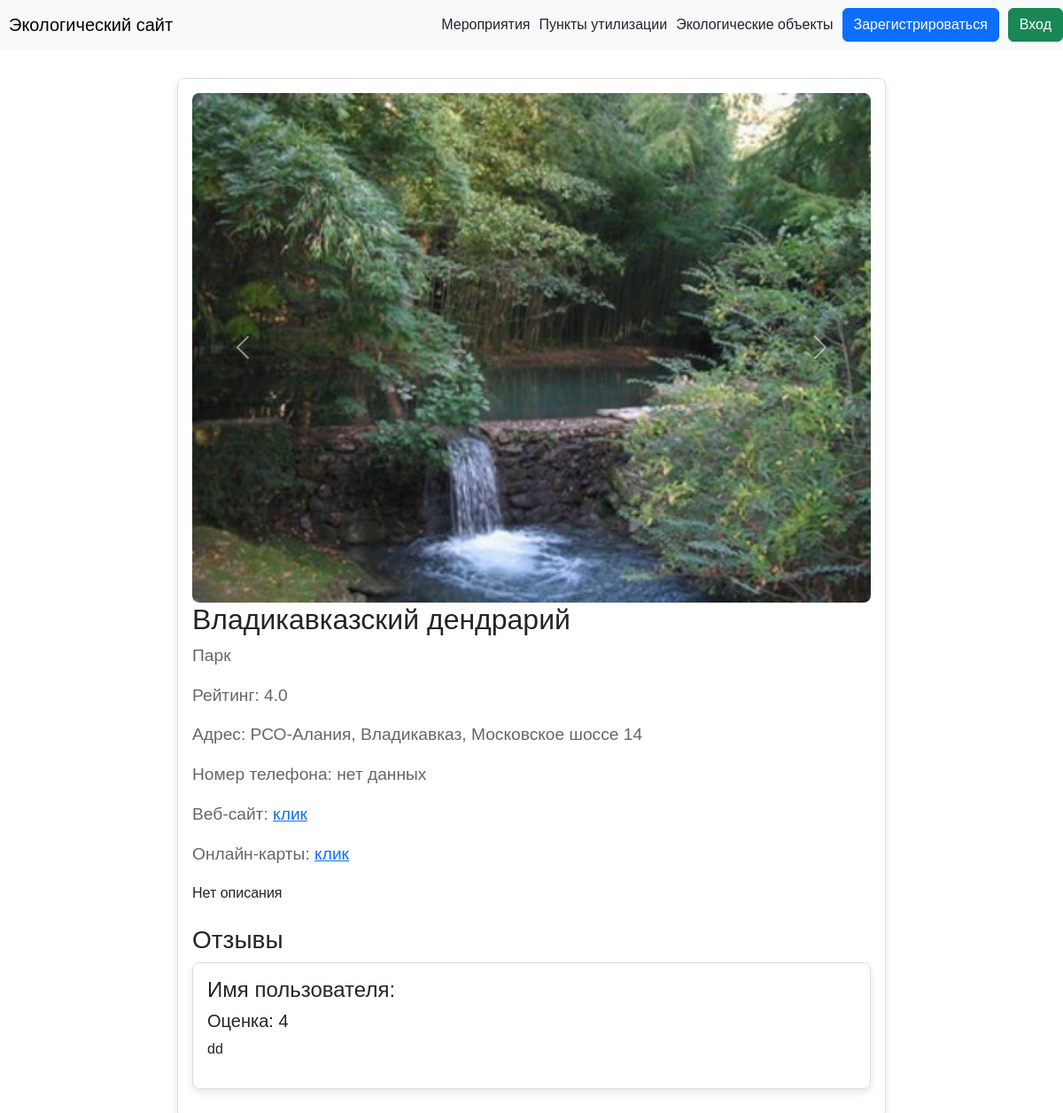
Before: /object/3 with the older database file.
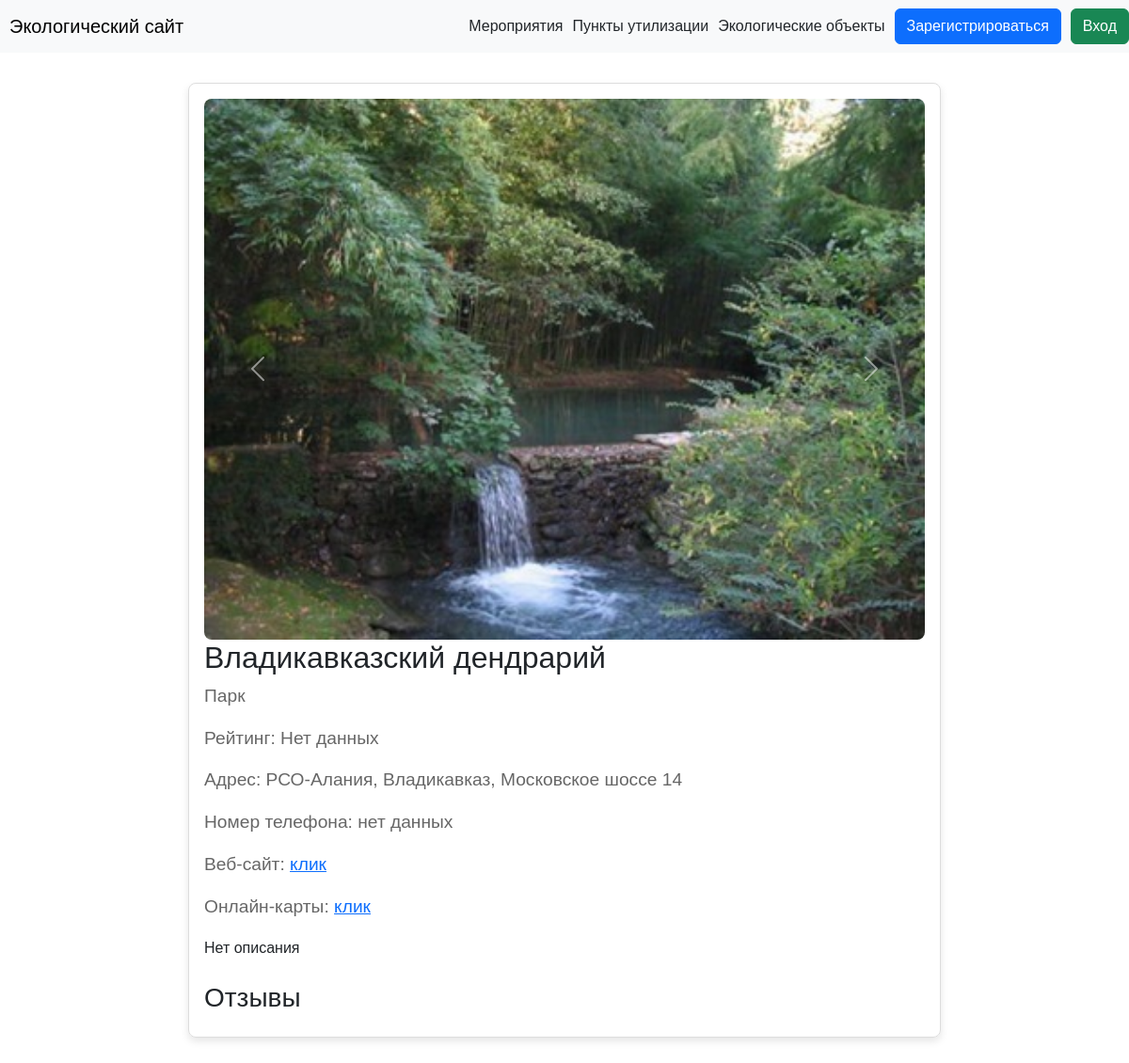
After: the same page with the newer database file.
### data/objects.py (models this page shows)
class Object(SqlAlchemyBase, UserMixin, SerializerMixin):
    __tablename__ = 'objects'
    id = sqlalchemy.Column(sqlalchemy.Integer,
                           primary_key=True, autoincrement=True)
    title = sqlalchemy.Column(sqlalchemy.String)
    address = sqlalchemy.Column(sqlalchemy.String, nullable=True)
    rating = sqlalchemy.Column(sqlalchemy.Float, nullable=True)
    phone = sqlalchemy.Column(sqlalchemy.String, nullable=True)
    images = sqlalchemy.Column(sqlalchemy.String, nullable=True)
    category_id = sqlalchemy.Column(sqlalchemy.Integer, sqlalchemy.ForeignKey('categories.id'))
    website = sqlalchemy.Column(sqlalchemy.String, nullable=True)
    description = sqlalchemy.Column(sqlalchemy.String, nullable=True)
    maps_url = sqlalchemy.Column(sqlalchemy.String, nullable=True)

### data/categories.py (models this page shows)
class Category(SqlAlchemyBase, UserMixin, SerializerMixin):
    __tablename__ = 'categories'
    id = sqlalchemy.Column(sqlalchemy.Integer,
                           primary_key=True, autoincrement=True)
    title = sqlalchemy.Column(sqlalchemy.String, nullable=True)

### data/reviews.py (models this page shows)
class Review(SqlAlchemyBase, UserMixin, SerializerMixin):
    __tablename__ = 'reviews'
    id = sqlalchemy.Column(sqlalchemy.Integer,
                           primary_key=True, autoincrement=True)
    rating = sqlalchemy.Column(sqlalchemy.Integer)
    text = sqlalchemy.Column(sqlalchemy.String, nullable=True)
    object_id = sqlalchemy.Column(sqlalchemy.Integer,
                            sqlalchemy.ForeignKey("objects.id"))
    user_id = sqlalchemy.Column(sqlalchemy.Integer,
                             sqlalchemy.ForeignKey("users.id"))
    images = sqlalchemy.Column(sqlalchemy.String, nullable=True)

### server.py (the view)
@app.route('/object/<int:id>', methods=['GET', 'POST'])
def object(id):
    db_sess = db_session.create_session()
    object = db_sess.query(Object).filter(Object.id == id).first()
    category = db_sess.query(Category).filter(Category.id == object.category_id).first()
    images = object.images.split(', ')
    feedbacks = db_sess.query(Review).filter(Review.object_id == id).all()
    if current_user.is_authenticated:
        return render_template('object.html', object=object, images=images, name=current_user.name, reviews=feedbacks, category=category)
    else:
        return render_template('object.html', object=object, images=images, reviews=feedbacks, category=category)

### data/db_session.py (called while the page is built)
def create_session() -> Session:
    global __factory
    return __factory()

### templates/object.html (shortened to what this page needs)
{% extends "base.html" %}
{% block content %}
<div id="carouselExample" class="carousel slide">
    <div class="carousel-inner">
        {% for image in images %}
        <div class="carousel-item {% if loop.first %}active{% endif %}">
            <img src="../static/images/{{ image }}" class="d-block w-100" alt="...">
        </div>
        {% endfor %}
    </div>
    <button class="carousel-control-prev" type="button" data-bs-target="#carouselExample" data-bs-slide="prev">
        <span class="carousel-control-prev-icon" aria-hidden="true"></span>
    </button>
    <button class="carousel-control-next" type="button" data-bs-target="#carouselExample" data-bs-slide="next">
        <span class="carousel-control-next-icon" aria-hidden="true"></span>
    </button>
</div>
<h1 class="object-title">{{ object.title }}</h1>
<div class="object-rating">
    {{ category.title }}
</div>
<div class="object-rating">
    {% if object.rating is none or object.rating == '' %}
    Рейтинг: <span id="rating">Нет данных</span>
    {% else %}
    Рейтинг: <span id="rating">{{ object.rating }}</span>
    {% endif %}
</div>
<div class="object-rating">
    {% if object.address is none or object.address == '' %}
    Адрес: нет данных
    {% else %}
    Адрес: {{ object.address }}
    {% endif %}
</div>
<div class="object-rating">
    {% if object.phone is none or object.phone == '' %}
    Номер телефона: нет данных
    {% else %}
    Номер телефона: {{ object.phone }}
    {% endif %}
</div>
<div class="object-rating">
    {% if object.website is none or object.website == '' %}
    Веб-сайт: нет данных
    {% else %}
    Веб-сайт: <a href="{{ object.website }}">клик</a>
    {% endif %}
</div>
<div class="object-rating">
    {% if object.maps_url is none or object.maps_url == '' %}
    Онлайн-карты: нет данных
    {% else %}
    Онлайн-карты: <a href="{{ object.maps_url }}">клик</a>
    {% endif %}
</div>
<p class="object-description">
    {% if object.description is none or object.description == '' %}
    {{ object.description }}
    {% else %}
    Нет описания
    {% endif %}
</p>
<div class="reviews">
    <h3>Отзывы</h3>
    {% for review in reviews %}
    <div class="review-card">
        <h4>Имя пользователя: {{ current_user.name }}</h4>
        <h5>Оценка: {{ review.rating }}</h5>
        <p>{{ review.text }}</p>
    </div>
    {% endfor %}
</div>
{% endblock %}

### templates/base.html (shortened to what this page needs)
<!doctype html>
<html lang="ru">
<head>
    <link href="https://cdn.jsdelivr.net/npm/bootstrap@5.3.2/dist/css/bootstrap.min.css" rel="stylesheet">
    <link href="https://getbootstrap.com/docs/5.3/assets/css/docs.css" rel="stylesheet">
    <link rel="stylesheet" type="text/css" href="../static/css/style.css">
</head>
<body>
<header>
    <nav class="navbar navbar-light bg-light custom-navbar">
        <a class="navbar-brand" href="/" style="margin-left: 10px; text-align: center;">Экологический сайт</a>
        {% if current_user.is_authenticated %}
        <div class="d-flex flex-row-reverse align-items-center">
            <a class="btn btn-outline-danger" style="margin-left: 10px; text-align: center;" href="/logout">Выход</a>
            <a style="margin-left: 10px; text-align: center; color:black;">{{ name }}</a>
            <a class="nav-link active" aria-current="page" style="margin-left: 10px; text-align: center;" href="/">Экологические объекты</a>
            <a class="nav-link active" aria-current="page" style="margin-left: 10px; text-align: center;" href="/disposal">Пункты утилизации</a>
            <a class="nav-link active" aria-current="page" style="margin-left: 10px; text-align: center;" href="/events">Мероприятия</a>
            {% if current_user.user_level == 'admin' %}
                <a class="nav-link active" aria-current="page" style="margin-left: 10px; text-align: center;" href="/add">Добавить данные</a>
            {% endif %}
        </div>
        {% else %}
        <div class="d-flex flex-row-reverse align-items-center">
            <a class="btn btn-success" style="margin-left: 10px; text-align: center;" href="/login">Вход</a>
            <a class="btn btn-primary" style="margin-left: 10px; text-align: center;" href="/register">Зарегистрироваться</a>
            <a class="nav-link active" aria-current="page" style="margin-left: 10px; text-align: center;" href="/">Экологические объекты</a>
            <a class="nav-link active" aria-current="page" style="margin-left: 10px; text-align: center;" href="/disposal">Пункты утилизации</a>
            <a class="nav-link active" aria-current="page" style="margin-left: 10px; text-align: center;" href="/events">Мероприятия</a>
        </div>
        {% endif %}
    </nav>
</header>
<main role="main" class="container">
    {% block content %}
    {% endblock %}
</main>
</body>
</html>

### static/css/style.css (style rules this page uses)
body { font-family: Arial, sans-serif; margin: 0; padding: 0; }

### templates/object.html (style rules this page uses)
.container { max-width: 800px; margin: 2rem auto; padding: 1rem; border: 1px solid #ddd; border-radius: 8px; box-shadow: 0 4px 8px rgba(0, 0, 0, 0.1); }
.object-title { font-size: 2rem; margin-bottom: 0.5rem; }
.object-rating { font-size: 1.2rem; color: #666; margin-bottom: 1rem; }
.object-description { line-height: 1.6; margin-bottom: 1.5rem; }
.carousel-item img { width: 100%; border-radius: 8px; }

Changed rows visible on the page:
removed Review: rating "4", text "dd"
changed Object "Владикавказский дендрарий": rating "4.0" → (not shown)
Other visible differences:
text now shown: "Нет данных"
